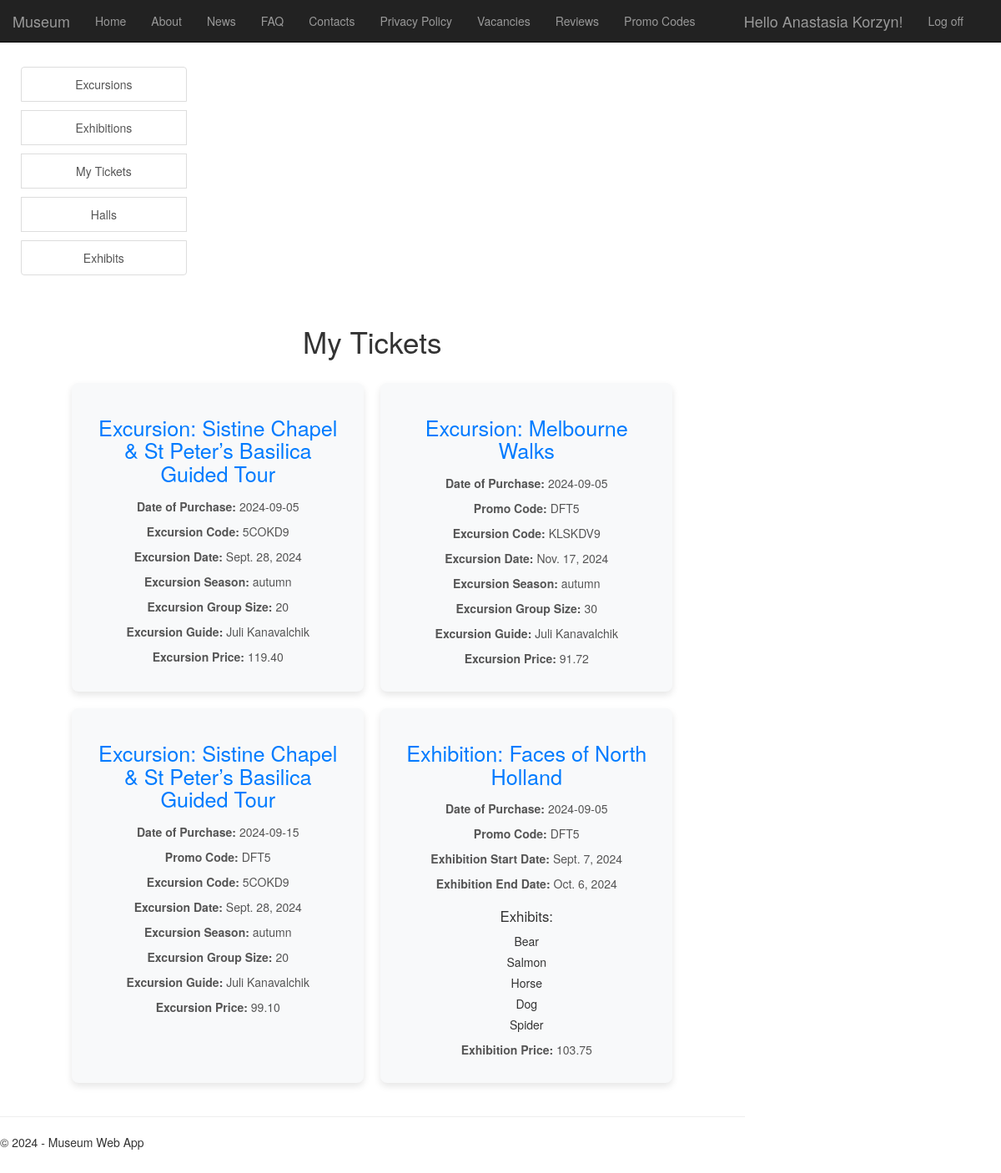
The app's page /my_tickets/ (signed in) with its own data.
### app/models.py (models this page shows, shortened)
class Ticket_Excursion(models.Model):
    visitor = models.ForeignKey(User, on_delete=models.CASCADE)
    excursion = models.ForeignKey(Excursion, on_delete=models.CASCADE)
    purchase_date = models.DateField(auto_now_add=True)
    total_price = models.DecimalField(max_digits=10, decimal_places=2)
    promo_code = models.ForeignKey(PromoCode, on_delete=models.SET_NULL, null=True, blank=True)

class Excursion(models.Model):
    code = models.CharField(max_length=10, unique=True)
    name = models.CharField(max_length=200)
    date = models.DateField()
    season = models.CharField(max_length=10, choices=[('summer', 'Summer'), ('autumn', 'Autumn'), ('winter', 'Winter'), ('spring', 'Spring')])
    group_size = models.IntegerField()
    guide = models.ForeignKey(Employee, on_delete=models.SET_NULL, null=True, blank=True)
    price = models.DecimalField(max_digits=10, decimal_places=2)

class Employee(models.Model):
    user = models.OneToOneField(User, on_delete=models.CASCADE)
    first_name = models.CharField(max_length=100, default='')
    last_name = models.CharField(max_length=100, default='')
    phone = models.CharField(max_length=15)
    position = models.ForeignKey(Position, on_delete=models.CASCADE)
    hall = models.ForeignKey(Hall, on_delete=models.CASCADE, null=True, blank=True)
    photo = models.ImageField(upload_to='contact/', blank=True, null=True)
    email = models.EmailField(null=True, blank=True)
    def __str__(self):
        return self.first_name + ' ' + self.last_name

class PromoCode(models.Model):
    code = models.CharField(max_length=50)
    discount = models.DecimalField(max_digits=5, decimal_places=2)
    expiration_date = models.DateField()
    is_active = models.BooleanField(default=True)
    def __str__(self):
        return self.code

class Ticket_Exhibition(models.Model):
    visitor = models.ForeignKey(User, on_delete=models.CASCADE)
    exhibition = models.ForeignKey(Exhibition, on_delete=models.CASCADE)
    purchase_date = models.DateField(auto_now_add=True)
    total_price = models.DecimalField(max_digits=10, decimal_places=2)
    promo_code = models.ForeignKey(PromoCode, on_delete=models.SET_NULL, null=True, blank=True)

class Exhibition(models.Model):
    name = models.CharField(max_length=200)
    start_date = models.DateField()
    end_date = models.DateField()
    exhibits = models.ManyToManyField(Exhibit)
    price = models.DecimalField(max_digits=10, decimal_places=2)

class Exhibit(models.Model):
    name = models.CharField(max_length=200)
    art_type = models.ForeignKey(ArtType, on_delete=models.CASCADE)
    date_acquired = models.DateField()
    hall = models.ForeignKey(Hall, on_delete=models.CASCADE)
    caretaker = models.ForeignKey(Employee, on_delete=models.SET_NULL, null=True, blank=True)
    image = models.ImageField(upload_to='articles/', blank=True, null=True)

### app/views.py (the view)
# urls.py: re_path(r'^my_tickets/$', views.my_tickets, name='my_tickets'),
@login_required
def my_tickets(request):
    tickets_excursions = Ticket_Excursion.objects.filter(visitor=request.user)
    tickets_exhibitions = Ticket_Exhibition.objects.filter(visitor=request.user)
    return render(
    request,
    'app/my_tickets.html',
    {
        'title': 'My Tickets',
        'tickets_excursions' : tickets_excursions,
        'tickets_exhibitions' : tickets_exhibitions,
        'year': datetime.now().year,
    }
    )

### app/templates/app/my_tickets.html (shortened to what this page needs)
{% extends "app/layout.html" %}
{% block content %}
<div class="container" style="max-width: 800px; margin: 0 auto; padding: 20px;">
    <h1 style="text-align: center; font-size: 2.5em; margin-bottom: 30px;">My Tickets</h1>
    {% if tickets_excursions or tickets_exhibitions %}
    <div class="tickets-list">
        {% for ticket in tickets_excursions %}
        <div class="ticket-card">
            <h2>Excursion: {{ ticket.excursion.name }}</h2>
            <p><strong>Date of Purchase:</strong> {{ ticket.purchase_date|date:"Y-m-d" }}</p>
            {% if ticket.promo_code %}
            <p><strong>Promo Code:</strong> {{ ticket.promo_code }}</p>
            {% endif %}
            <p><strong>Excursion Code:</strong> {{ ticket.excursion.code }}</p>
            <p><strong>Excursion Date:</strong> {{ ticket.excursion.date }}</p>
            <p><strong>Excursion Season:</strong> {{ ticket.excursion.season }}</p>
            <p><strong>Excursion Group Size:</strong> {{ ticket.excursion.group_size }}</p>
            <p><strong>Excursion Guide:</strong> {{ ticket.excursion.guide }}</p>
            <p><strong>Excursion Price:</strong> {{ ticket.total_price }}</p>
        </div>
        {% endfor %}
        {% for ticket in tickets_exhibitions %}
        <div class="ticket-card">
            <h2>Exhibition: {{ ticket.exhibition.name }}</h2>
            <p><strong>Date of Purchase:</strong> {{ ticket.purchase_date|date:"Y-m-d" }}</p>
            {% if ticket.promo_code %}
            <p><strong>Promo Code:</strong> {{ ticket.promo_code }}</p>
            {% endif %}
            <p><strong>Exhibition Start Date:</strong> {{ ticket.exhibition.start_date }}</p>
            <p><strong>Exhibition End Date:</strong> {{ ticket.exhibition.end_date }}</p>
            <div style="margin-top: 10px;">
                <h3 style="font-size: 1.2em; margin-bottom: 10px;">Exhibits:</h3>
                <ul style="list-style: none; padding: 0;">
                    {% for exhibit in ticket.exhibition.exhibits.all %}
                    <li style="margin-bottom: 5px;">
                        {{ exhibit.name }}
                    </li>
                    {% endfor %}
                </ul>
            </div>
            <p><strong>Exhibition Price:</strong> {{ ticket.total_price }}</p>
        </div>
        {% endfor %}
    </div>
    {% else %}
    <p style="text-align: center; font-size: 1.2em; color: #d9534f;">You have no tickets yet.</p>
    {% endif %}
</div>
{% endblock %}

### app/templates/app/loginpartial.html (shortened to what this page needs)
{% if user.is_authenticated %}
<form id="logoutForm" action="/logout/" method="post" class="navbar-right">
    <ul class="nav navbar-nav navbar-right">
        <li><a href="{% url 'profile' user.id %}" class="navbar-brand">Hello {{ user.username }}!</a></li>
        <li><a href="javascript:document.getElementById('logoutForm').submit()">Log off</a></li>
    </ul>
</form>
{% else %}
<ul class="nav navbar-nav navbar-right">
    <li><a href="{% url 'login' %}">Log in</a></li>
</ul>
{% endif %}

### app/static/app/content/site.css (style rules this page uses)
body { padding-top: 50px; padding-bottom: 20px; }
.navbar-brand { padding-left: 0; margin-left: 0; }
.navbar-right { white-space: nowrap; }

### app/templates/app/my_tickets.html (style rules this page uses)
.tickets-list { display: flex; flex-wrap: wrap; gap: 20px; justify-content: center; }
.ticket-card { background-color: #f8f9fa; padding: 20px; border-radius: 8px; box-shadow: 0 4px 8px rgba(0, 0, 0, 0.1); max-width: 350px; width: 100%; transition: transform 0.3s ease; text-align: center; }
.ticket-card h2 { font-size: 1.8em; margin-bottom: 15px; color: #007bff; }
.ticket-card p { font-size: 1em; color: #555; margin-bottom: 10px; }

### records on screen
Ticket_Excursion: excursion.name "Sistine Chapel & St Peter’s Basilica Guided Tour", purchase_date "2024-09-05", excursion.code "5COKD9", excursion "Sept. 28, 2024", excursion.season "autumn", excursion.group_size "20", excursion.guide "Juli Kanavalchik", total_price "119.40"
Ticket_Excursion: excursion.name "Melbourne Walks", purchase_date "2024-09-05", promo_code "DFT5", excursion.code "KLSKDV9", excursion "Nov. 17, 2024", excursion.season "autumn", excursion.group_size "30", excursion.guide "Juli Kanavalchik", total_price "91.72"
Ticket_Excursion: excursion.name "Sistine Chapel & St Peter’s Basilica Guided Tour", purchase_date "2024-09-15", promo_code "DFT5", excursion.code "5COKD9", excursion "Sept. 28, 2024", excursion.season "autumn", excursion.group_size "20", excursion.guide "Juli Kanavalchik", total_price "99.10"
Ticket_Exhibition: exhibition.name "Faces of North Holland", purchase_date "2024-09-05", promo_code "DFT5", exhibition.start_date "Sept. 7, 2024", exhibition.end_date "Oct. 6, 2024", total_price "103.75"
Exhibit: name "Bear"
Exhibit: name "Salmon"
Exhibit: name "Horse"
Exhibit: name "Dog"
Exhibit: name "Spider"

### other values on screen
{{ user.username }} "Anastasia Korzyn"
